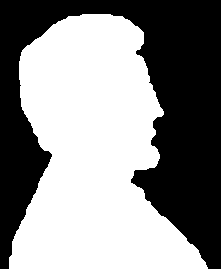
#> input picture AKS/imgg/ahnaf.tif, 221 x 269 px
$ python task5c.py
#> lines starting #> are read from the running program, lines starting #| are printed output that depends on the picture; after the words box and inside, x2 and y2 are one past the last pixel; in counts of white or black regions, pixels touching at a corner belong together
import matplotlib.pyplot as plt
import numpy as np
import cv2

st_elemen = np.ones((5,5), np.uint8) * 255
st_elemen2 = np.ones((3,3), np.uint8) * 255
size = st_elemen[0].size
size2 = st_elemen2[0].size


image = cv2.imread('imgg/ahnaf.tif', 0)
#> image: shape (269, 221); 54.6% white; 1 black region, box (x1, y1, x2, y2) and area: (0, 0, 221, 269) 26994
image = cv2.resize(image, (512, 512))
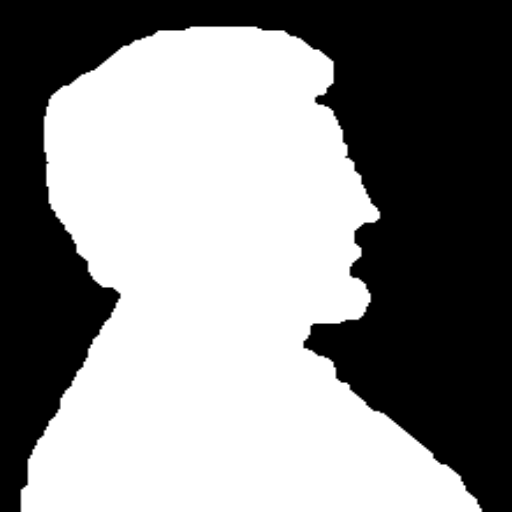
#> image: shape (512, 512); min 0, max 255, mean 139.2

height, width = image.shape
#> height = 512; width = 512


def erosion_op(image, st_elemen,size):
#> called with st_elemen = array of shape (5, 5), size = 5
    pad_h = size // 2
    padded_image = np.pad(image, pad_h, mode='constant')
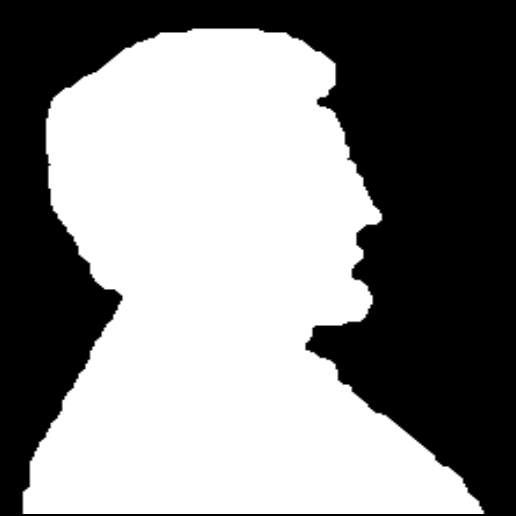
#> padded_image: shape (516, 516); min 0, max 255, mean 137.1

    erosion_img = np.zeros_like(image)
    for i in range(height):
        for j in range(width):
            tmp_window = padded_image[i:i + size, j:j + size]
            if np.array_equal(np.bitwise_and(tmp_window, st_elemen), st_elemen):
                erosion_img[i, j] = 255
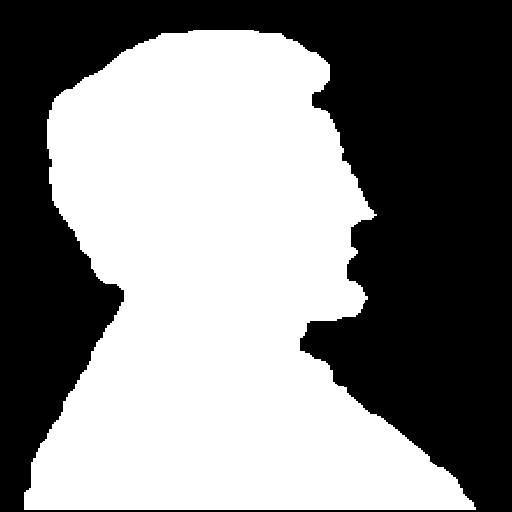
#> erosion_img: shape (512, 512); 52.1% white; 1 black region, box (x1, y1, x2, y2) and area: (0, 0, 512, 512) 125529


    return erosion_img

erosion_img =image -  erosion_op(image, st_elemen,size)
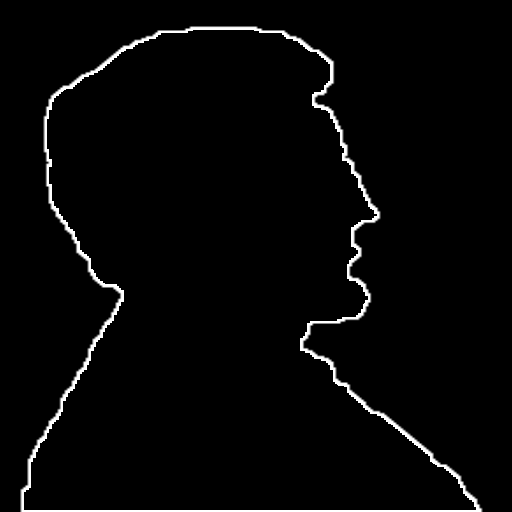
#> erosion_img: shape (512, 512); min 0, max 255, mean 6.3
erosion_img2 =image -  erosion_op(image, st_elemen2,size2)
#> call 2 of erosion_op, with st_elemen = array of shape (3, 3), size = 3
#> after the loop in erosion_op (call 2), `for i in range(height):`:
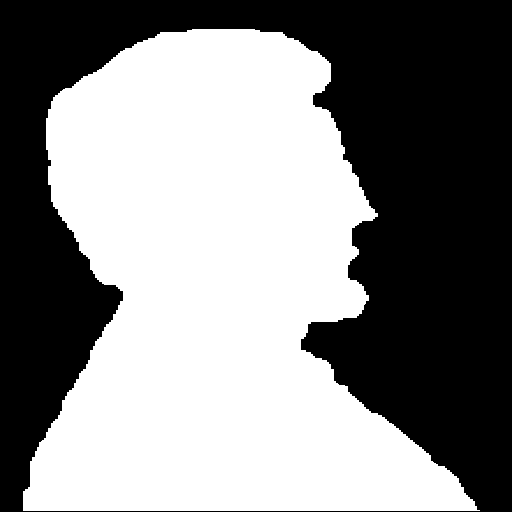
#> erosion_img: shape (512, 512); 53% white; 1 black region, box (x1, y1, x2, y2) and area: (0, 0, 512, 512) 123248

plt.subplot(121)
plt.imshow(erosion_img2, cmap='gray')
plt.title('original image')
plt.axis('off')

plt.subplot(122)
plt.imshow(erosion_img, cmap='gray')
plt.title('erosion image')
plt.axis('off')

plt.tight_layout()
plt.show()

$ run again, with AKS/imgg/Noisy Fingerprint 315x238.tif copied over AKS/imgg/ahnaf.tif
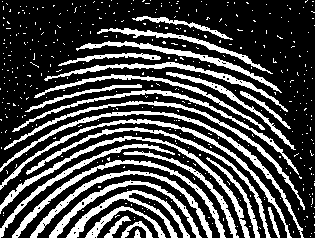
#> input picture AKS/imgg/Noisy Fingerprint 315x238.tif, 315 x 238 px
#> padded_image: shape (514, 514)
#> after the loop in erosion_op (call 2), `for i in range(height):`:
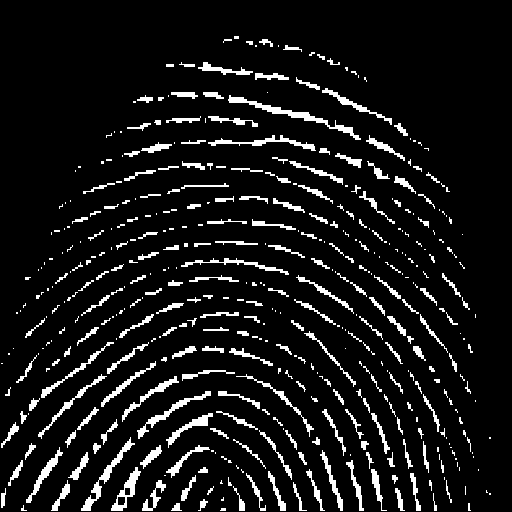
#> erosion_img: shape (512, 512); 8.7% white; 455 white regions (226 under 20 px), largest, box (x1, y1, x2, y2) and area: (228, 95, 361, 140) 726, (81, 437, 135, 511) 528, (137, 391, 211, 439) 440
#> `erosion_img2 =image -  erosion_op(image, st_elemen2,size2)`:
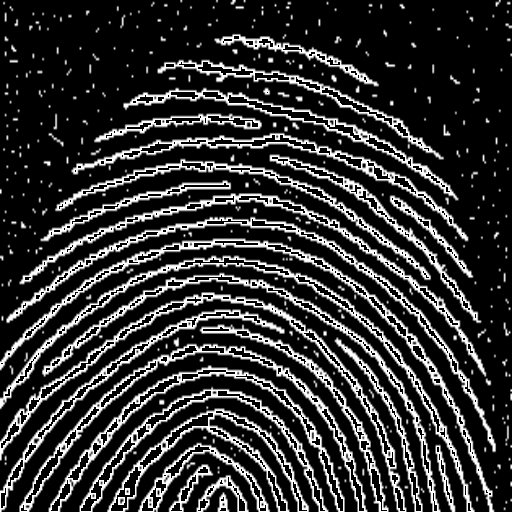
#> erosion_img2: shape (512, 512); min 0, max 255, mean 50.6
